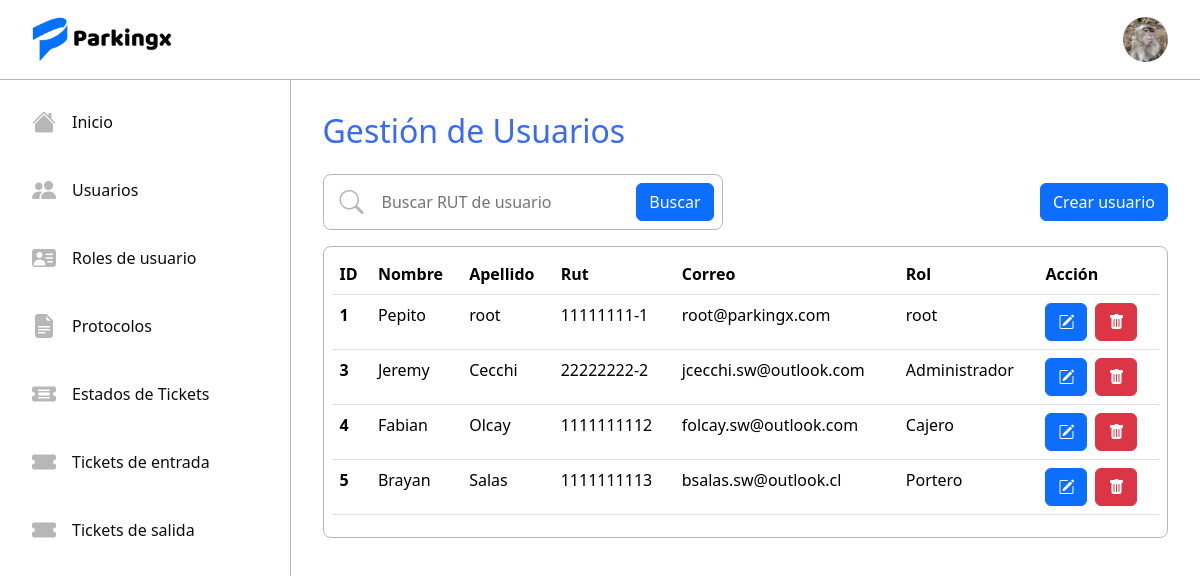
Page /userlist/ (signed in) on the committed database.
### tickets/models.py (models this page shows, shortened)
class Usuario(AbstractUser):
    name = models.CharField(max_length=50)
    last_name = models.CharField(max_length=50)
    rut = models.CharField(max_length=10)
    email = models.EmailField(max_length=254, unique=True)
    rol = models.ForeignKey(Rol, on_delete=models.RESTRICT)
    avatar = models.ImageField(upload_to='avatars', blank=True, null=True)

class Rol(models.Model):
    name = models.CharField(max_length=50)
    description = models.TextField()
    def __str__(self) -> str:
        return self.name

### tickets/views.py (the view)
# urls.py: path('userlist/', ListUsuario.as_view(), name='userlist'),
@method_decorator(login_required, name='dispatch')
class ListUsuario(ListView):
    model = Usuario
    template_name = 'tickets/usuarios/userlist.html'
    context_object_name = 'usersys'

### tickets/templates/tickets/usuarios/userlist.html
{% extends "tickets/base.html" %}
{% block content %}
<div class="user-list-content">
    <h2 class="mb-4 blue-sys">Gestión de Usuarios</h2>
    <div class="mb-3 user-template-actions">
        <div class="search-content">
            <i class="bi bi-search menu-icon"></i>
            <input type="text" class="search-inpt" placeholder="Buscar RUT de usuario" maxlength="10">
            <button class="btn btn-primary">Buscar</button>
        </div>
        <div class="d-flex gap-2">
            <a href="{% url 'usercreate' %}" class="btn btn-primary">Crear usuario</a>
        </div>
    </div>
    {% if usersys %}
    <div class="border-table">
        <table class="table ">
            <thead>
                <tr>
                    <th scope="col">ID</th>
                    <th scope="col">Nombre</th>
                    <th scope="col">Apellido</th>
                    <th scope="col">Rut</th>
                    <th scope="col">Correo</th>
                    <th scope="col">Rol</th>
                    <th scope="col">Acción</th>
                </tr>
            </thead>
            <tbody>
                {% for u in usersys %}
                <tr>
                    <th scope="row">{{ u.id }}</th>
                    <td>{{ u.name }}</td>
                    <td>{{ u.last_name }}</td>
                    <td>{{ u.rut }}</td>
                    <td>{{ u.email }}</td>
                    <td>{{ u.rol }}</td>
                    <td class="d-flex gap-2">
                        {% if request.user.rol.name != 'root' and u.rol.name == 'root' or request.user.rol.name != 'root' and u.rol.name == 'Administrador' %}
                            <p class="text-danger">NO AUTORIZADO</p>
                        {% else %}
                            <a href="{% url 'userupdate' u.id %}" class="btn btn-primary"><i class="bi bi-pencil-square"></i></a>
                            <a href="{% url 'userdelete' u.id %}" class="btn btn-danger"><i class="bi bi-trash-fill"></i></a>
                        {% endif %}
                    </td>
                <tr>
                {% endfor %}
            </tbody>
        </table>
    </div>
    {% else %}
    <h4>No existen usuarios registrados...</h4>
    {% endif %}
</div>
{% endblock  %}

### tickets/templates/tickets/base.html (shortened to what this page needs)
<!DOCTYPE html>
<html lang="en">
<head>
    <link href="https://cdn.jsdelivr.net/npm/bootstrap@5.3.3/dist/css/bootstrap.min.css" rel="stylesheet">
    <link rel="stylesheet" href="https://cdn.jsdelivr.net/npm/bootstrap-icons@1.11.3/font/bootstrap-icons.min.css">
    {% load static %}
    {% load static %}
    <link rel="stylesheet" href="{% static 'tickets/css/styles.css' %}">
    <link rel="stylesheet" href="{% static 'tickets/css/login.css' %}">
</head>
<body>
    <nav class="navbar bg-body-tertiary">
        <div class="container-fluid">
            <img src="{% static 'tickets/img/Logo.png' %}" class="icon-project" alt="">
            {% if request.user.is_authenticated %}
            {% if request.user.avatar %}
            <img src="{{ request.user.avatar.url }}" alt="" class="avatar" id="avatar">
            {% else %}
            <img src="{% static 'tickets/img/defaultavatar.png' %}" alt="" class="avatar" id="avatar">
            {% endif %}
            {% else %}
            <a href="{% url 'login' %}" class="btn btn-primary">Iniciar sesión</a>
            {% endif %}
        </div>
    </nav>
    <div class="d-flex">
        <div class="sidebar">
            <ul class="nav menu flex-column">
                <li class="nav-item">
                    <a class="option nav-link" href="{% url 'home' %}">
                        <i class="bi bi-house-fill menu-icon"></i>
                        <p class="option-text">Inicio</p>
                    </a>
                </li>
                {% if request.user.rol.name == 'root' or request.user.rol.name == 'Administrador' %}
                <li class="nav-item">
                    <a class="option nav-link" href="{% url 'userlist' %}">
                        <i class="bi bi-people-fill menu-icon"></i>
                        <p class="option-text">Usuarios</p>
                    </a>
                </li>
                <li class="nav-item">
                    <a class="option nav-link" href="{% url 'listrol' %}">
                        <i class="bi bi-person-vcard-fill menu-icon"></i>
                        <p class="option-text">Roles de usuario</p>
                    </a>
                </li>
                <li class="nav-item">
                    <a class="option nav-link" href="{% url 'protocolos' %}">
                        <i class="bi bi-file-earmark-text-fill menu-icon"></i>
                        <p class="option-text">Protocolos</p>
                    </a>
                </li>
                <li class="nav-item">
                    <a class="option nav-link" href="{% url 'statelist' %}">
                        <i class="bi bi-ticket-detailed-fill menu-icon"></i>
                        <p class="option-text">Estados de Tickets</p>
                    </a>
                </li>
                {% endif %}
                {% if request.user.rol.name == 'root' or request.user.rol.name == 'Administrador' or request.user.rol.name == 'Cajero' or request.user.rol.name == 'Portero'%}
                <li class="nav-item">
                    <a class="option nav-link" href="{% url 'ticketE' %}">
                        <i class="bi bi-ticket-fill menu-icon"></i>
                        <p class="option-text">Tickets de entrada</p>
                    </a>
                </li>
                {% if request.user.rol.name != 'Portero' %}
                <li class="nav-item">
                    <a class="option nav-link" href="{% url 'ticketS' %}">
                        <i class="bi bi-ticket-fill menu-icon"></i>
                        <p class="option-text">Tickets de salida</p>
                    </a>
                </li>
                {% endif %}
                {% endif %}
            </ul>
        </div>
        <div class="home-content">
            {% block content %}{% endblock %}
        </div>
    </div>
</body>
    {% load static %}
</html>

### tickets/static/tickets/css/styles.css (style rules this page uses)
:root { --color1: #396af1; --color2: #0d0e12; --color3: #B7B7B7; --color4: #FFFFFF; }
nav { height: 5rem; border-bottom: solid 1px #B7B7B7; background-color: #FFFFFF; }
.bg-body-tertiary { background-color: #FFFFFF !important; }
.blue-sys { color: #396af1; }
.container-fluid { padding: 0 2rem; position: relative; }
.icon-project { width: 9rem; }
.sidebar { width: 20rem; height: 91.5vh; border-right: solid 1px #B7B7B7; }
.nav-link { padding: 0; color: black; transition: .3s; }
.menu { padding: 1rem; gap: 1rem; }
.menu-icon { font-size: 1.5rem; color: #B7B7B7; transition: .3s; }
.option { display: flex; align-items: center; gap: 1rem; padding: .5rem 1rem; border-radius: .5rem; }
.option-text { margin: 0; color: #0d0e12; }
.avatar { width: 45px; height: 45px; border-radius: 50%; cursor: pointer; }
p { margin: 0; }
.home-content { background-color: transparent; height: 91.5vh; width: 83.5%; scroll-behavior: smooth; overflow-y: scroll; }
.user-list-content { display: flex; flex-direction: column; padding: 2rem; height: 91vh; }
.border-table { border: solid 1px #B7B7B7; border-radius: .5rem; padding: .4rem .5rem; }
.search-inpt { border: none; outline: none; width: 100%; }
.search-content { border: solid 1px #B7B7B7; border-radius: .5rem; padding: .5rem .5rem .5rem 1rem; display: flex; align-items: center; gap: 1rem; width: 25rem; }
.user-template-actions { display: flex; justify-content: space-between; align-items: center; }

### rows in the picture
Usuario: user.avatar (picture), id "1", name "Pepito", last_name "root", rut "11111111-1", email "root@parkingx.com", rol "root"
Usuario: id "3", name "Jeremy", last_name "Cecchi", rut "22222222-2", email "jcecchi.sw@outlook.com", rol "Administrador"
Usuario: id "4", name "Fabian", last_name "Olcay", rut "1111111112", email "folcay.sw@outlook.com", rol "Cajero"
Usuario: id "5", name "Brayan", last_name "Salas", rut "1111111113", email "bsalas.sw@outlook.cl", rol "Portero"
